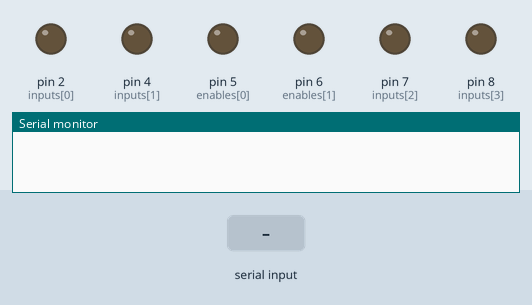
Bench run of a sketch on a simulated Arduino Uno, built with avr-gcc and run on an emulated ATmega328P. Parts: output pins drawn as LEDs (lit = HIGH), the last lines printed to the serial monitor. Inputs (shaded band) come from the test bench.

Above: at 1.2 s.
1.3 s: "S" received over the second serial link
At 2.5 s:
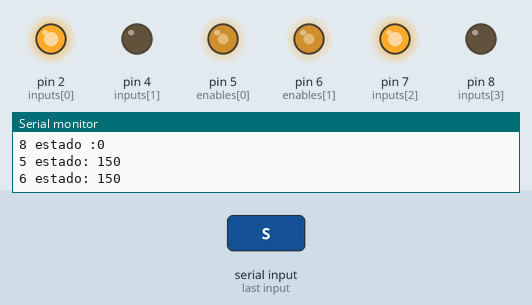
2.8 s: "W" received over the second serial link
At 3.7 s:
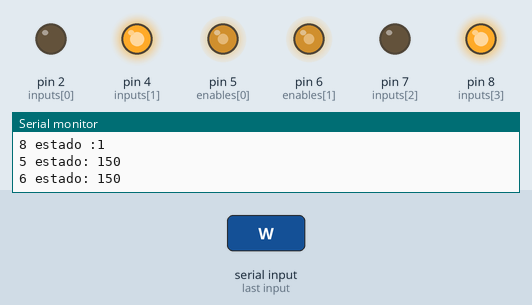
4.3 s: "A" received over the second serial link
At 4.8 s:
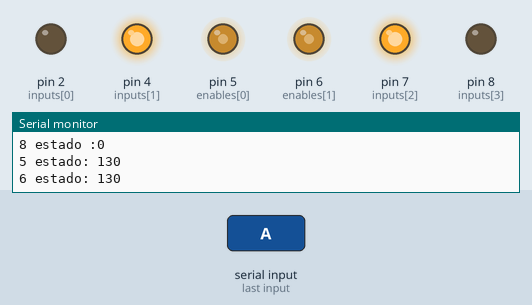
5.8 s: "D" received over the second serial link
At 7.2 s:
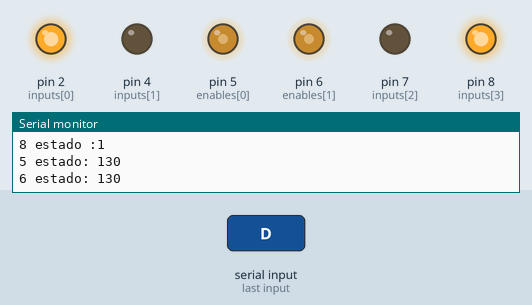
Timing chart, 0 to 8.3 s (numbered marks = the images above; inputs shaded):
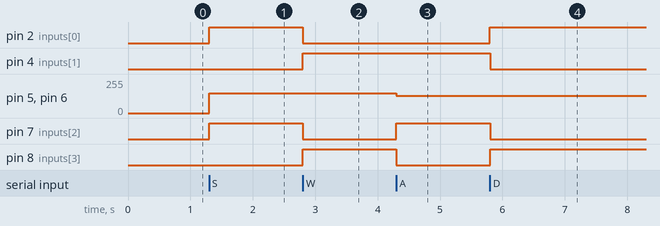

The sketch:

Carrito_movimiento_BTH.ino
```cpp
#include <SoftwareSerial.h>
SoftwareSerial BT1(10,11); // RX, TX recordar que se cruzan

int inputs[4] = {2, 4, 7, 8};
int enables[2] = {5,6};
int mestados[5][4]={
  {1,0,1,0},
  {0,1,0,1},
  {0,0,0,0},
  {0,1,1,0},
  {1,0,0,1}
  }; //avanzar, reversa, detenerse, izquierda, derecha
int velocidades[5][2]={
  {150,150},
  {150,150},
  {0,0},
  {130,130},
  {130,130}
  };

void setup() {
  // put your setup code here, to run once:
  Serial.begin(9600);
  //Serial.println("Enter AT commands:");
  BT1.begin(9600);
  BT1.setTimeout(10);
  for(int i = 0; i<4; i++){
    pinMode(inputs[i], OUTPUT);
  }
}

//65=A - IZQUIERDA, 68=D - DERECHA, 87=S - ABAJO/REVERSA, 83=W - ARRIBA/AVANZAR, 88=X - DETENERSE.

void loop(){
  // put your main code here, to run repeatedly:
  if(BT1.available()>0){
    byte numero = (byte)BT1.read();
    Serial.println(numero);

    if(numero == 83){
      int estado = 0;
      for(int i = 0; i<4; i++){
        digitalWrite(inputs[i], mestados[estado][i]);
        Serial.println(String(inputs[i])+" estado :"+String(mestados[estado][i]));
      }

      for(int i = 0; i<2; i++){
        analogWrite(enables[i], velocidades[estado][i]);
        Serial.println(String(enables[i])+" estado: "+ String(velocidades[estado][i]));
      }
    }

    if(numero == 87){
      int estado = 1;
      for(int i = 0; i<4; i++){
        digitalWrite(inputs[i], mestados[estado][i]);
        Serial.println(String(inputs[i])+" estado :"+String(mestados[estado][i]));
      }

      for(int i = 0; i<2; i++){
        analogWrite(enables[i], velocidades[estado][i]);
        Serial.println(String(enables[i])+" estado: "+ String(velocidades[estado][i]));
      }
    }

    if(numero == 88){
      int estado = 2;
      for(int i = 0; i<4; i++){
        digitalWrite(inputs[i], mestados[estado][i]);
        Serial.println(String(inputs[i])+" estado :"+String(mestados[estado][i]));
      }

      for(int i = 0; i<2; i++){
        analogWrite(enables[i], velocidades[estado][i]);
        Serial.println(String(enables[i])+" estado: "+ String(velocidades[estado][i]));
      }
    }

    if(numero == 65){
      int estado = 3;
      for(int i = 0; i<4; i++){
        digitalWrite(inputs[i], mestados[estado][i]);
        Serial.println(String(inputs[i])+" estado :"+String(mestados[estado][i]));
      }

      for(int i = 0; i<2; i++){
        analogWrite(enables[i], velocidades[estado][i]);
        Serial.println(String(enables[i])+" estado: "+ String(velocidades[estado][i]));
      }
    }

    if(numero == 68){
      int estado = 4;
      for(int i = 0; i<4; i++){
        digitalWrite(inputs[i], mestados[estado][i]);
        Serial.println(String(inputs[i])+" estado :"+String(mestados[estado][i]));
      }

      for(int i = 0; i<2; i++){
        analogWrite(enables[i], velocidades[estado][i]);
        Serial.println(String(enables[i])+" estado: "+ String(velocidades[estado][i]));
      }
    }
  }
}
```

Measured:
- after the input at 1.3 s, pin 2 (inputs[0]), pin 7 (inputs[2]): LOW → HIGH at once; pin 5 (enables[0]), pin 6 (enables[1]): 0/255 → 150/255 at once
- after the input at 2.8 s, pin 2 (inputs[0]), pin 7 (inputs[2]): HIGH → LOW at once; pin 4 (inputs[1]), pin 8 (inputs[3]): LOW → HIGH at once
- after the input at 4.3 s, pin 5 (enables[0]), pin 6 (enables[1]): 150/255 → 130/255 at once; pin 7 (inputs[2]): LOW → HIGH at once; pin 8 (inputs[3]): HIGH → LOW at once
- after the input at 5.8 s, pin 2 (inputs[0]), pin 8 (inputs[3]): LOW → HIGH at once; pin 4 (inputs[1]), pin 7 (inputs[2]): HIGH → LOW at once
